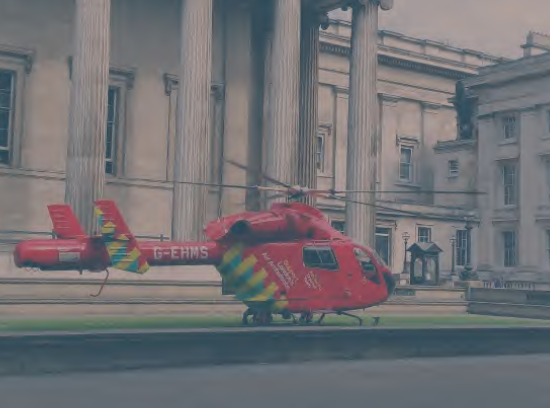
#> input picture graphics/heli.png, 550 x 408 px
$ python Versuch2.py
#> lines starting #> are read from the running program, lines starting #| are printed output that depends on the picture
#> further down, image is the input picture: shape (408, 550, 3); mean B, G, R 116.6, 113.1, 114
import numpy as np
import cv2

def run(image, result,settings=None):
    height, width, *_ = image.shape[:]  # image height and width
#> height = 408; width = 550
    b,g,r=cv2.split(image)
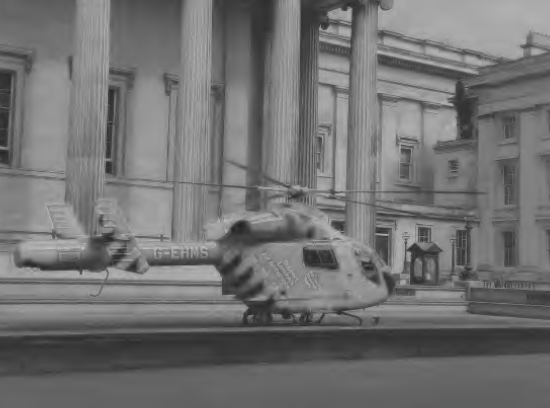
#> r: shape (408, 550); min 35, max 193, mean 114

    minB,maxB=cv2.minMaxLoc(b)[0:2]
#> minB = 61; maxB = 177
    minG,maxG,_,_=cv2.minMaxLoc(g)
#> minG = 61; maxG = 169
    minR,maxR,_,_=cv2.minMaxLoc(r)
#> minR = 35; maxR = 193
    print(maxB,maxG,maxR,minB,minG,minR)
#| 177.0 169.0 193.0 61.0 61.0 35.0

    b=(b-minB)/(maxB-minB)
    g=(g-minG)/(maxG-minG)
    r=(r-minR)/(maxR-minR)

    image2=cv2.merge((b,g,r))
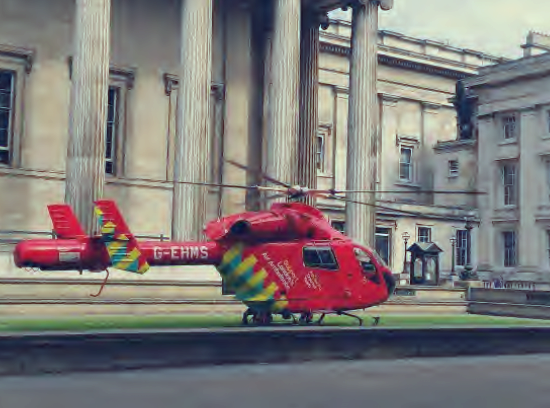
#> image2: shape (408, 550, 3) float64; mean B, G, R 0.479, 0.482, 0.5
    result.append({"name":"jeder Kanal getrennt","data":image2})

    max=np.max((maxB,maxG,maxR))
#> max = 193
    min=np.min((minB,minG,minR))
#> min = 35

    image3=(image-min)/(max-min)
    result.append({"name":"alle Kanäle gleich","data":image3})


    imageGray=cv2.cvtColor(image, cv2.COLOR_RGB2GRAY)

    imageGray[int(height/10):9*int(height/10),int(height/10):2*int(height/10)]=\
        np.fromfunction(lambda y,x: y/(8*int(height/10))*255.9,(8*int(height/10),int(height/10)))
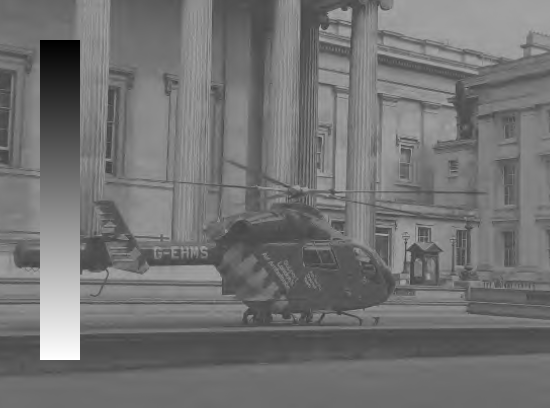
#> imageGray: shape (408, 550); min 0, max 255, mean 114.6
    #Pixelzugriff als Alternative (kommt man einfacher drauf ist aber langsamer)
    #for y in range(int(height/10),9*int(height/10)):
    #    for x in range(int(height/10),2*int(height/10)):
    #        imageGray[y,x]=(1-((y-int(height/10))/(8*int(height/10))))*255
    result.append({"name":"Graukeil","data":imageGray})

    r=(-np.sin(imageGray/255.9*2*np.pi)+1)/2
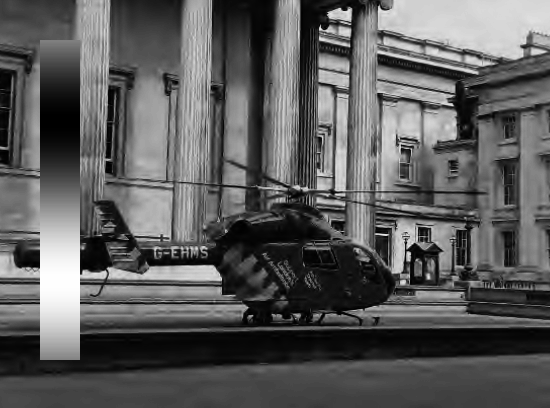
#> r: shape (408, 550) float64; min 9.42e-08, max 1, mean 0.361
    g=(-np.cos(imageGray/255.9*2*np.pi)+1)/2
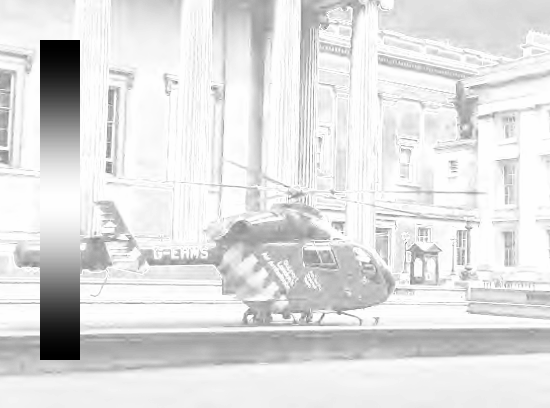
#> g: shape (408, 550) float64; min 0, max 1, mean 0.882
    b=(np.sin(imageGray/255.9*2*np.pi)+1)/2
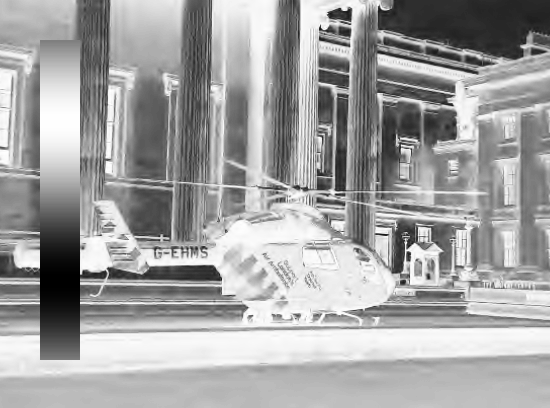
#> b: shape (408, 550) float64; min 8.48e-07, max 1, mean 0.639

    result.append({"name":"Pseudo","data":cv2.merge((b,g,r))})

    image4=image.copy()
    _,test,_,maxLoc=cv2.minMaxLoc(cv2.cvtColor(image4, cv2.COLOR_RGB2GRAY))
#> test = 169; maxLoc = (320, 29)
    max=image4[maxLoc[1],maxLoc[0]]
#> max = [173, 169, 160]
    print(f'max: {max}')
#| max: [173 169 160]
    print(f'test: {test}')
#| test: 169.0
    print(maxLoc,max)
#| (320, 29) [173 169 160]

    image4[:,:,0]=image4[:,:,0]/max[0]*240
    image4[:,:,1]=image4[:,:,1]/max[1]*240
    image4[:,:,2]=image4[:,:,2]/max[2]*240
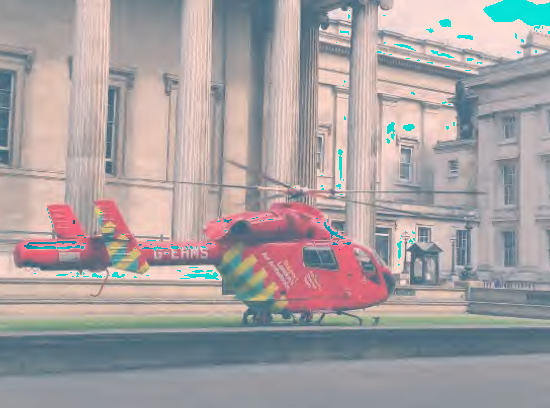
#> image4: shape (408, 550, 3); mean B, G, R 161.2, 160.1, 167.3
    result.append({"name":"Abgleich","data":image4})


if __name__ == '__main__':
    image=cv2.imread("graphics/heli.png")
    result=[]
    run(image,result)
    for ele in result:
        cv2.imshow(ele["name"],ele["data"])
    cv2.waitKey(0)
    cv2.destroyAllWindows()

$ run again, with graphics/example1.png copied over graphics/heli.png
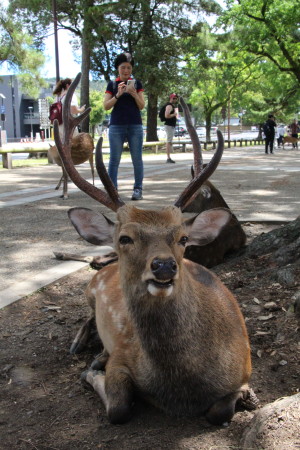
#> input picture graphics/example1.png, 300 x 450 px
#> image is the input picture: shape (450, 300, 3); mean B, G, R 90.5, 101.6, 102.7
#> minB = 3; maxB = 255
#> minG = 3; maxG = 255
#> minR = 2; maxR = 255
#| 255.0 255.0 255.0 3.0 3.0 2.0
#> min = 2
#> in run, `imageGray[int(height/10):9*int(height/10),int(height/10):2*int(height/..`:
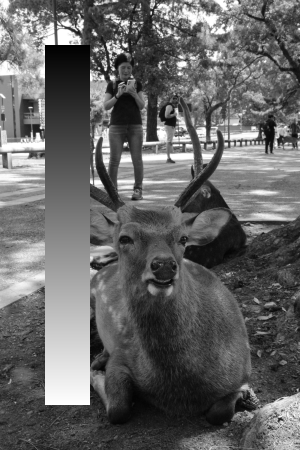
#> imageGray: shape (450, 300); min 0, max 255, mean 100.4
#> in run, `b=(np.sin(imageGray/255.9*2*np.pi)+1)/2`:
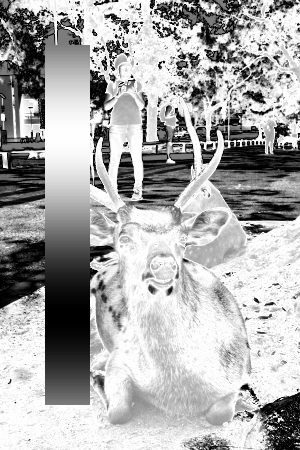
#> b: shape (450, 300) float64; min 8.48e-07, max 1, mean 0.672
#> test = 255; maxLoc = (1, 0)
#> in run, `max=image4[maxLoc[1],maxLoc[0]]`: max = [255, 255, 255]
#| max: [255 255 255]
#| test: 255.0
#| (1, 0) [255 255 255]
